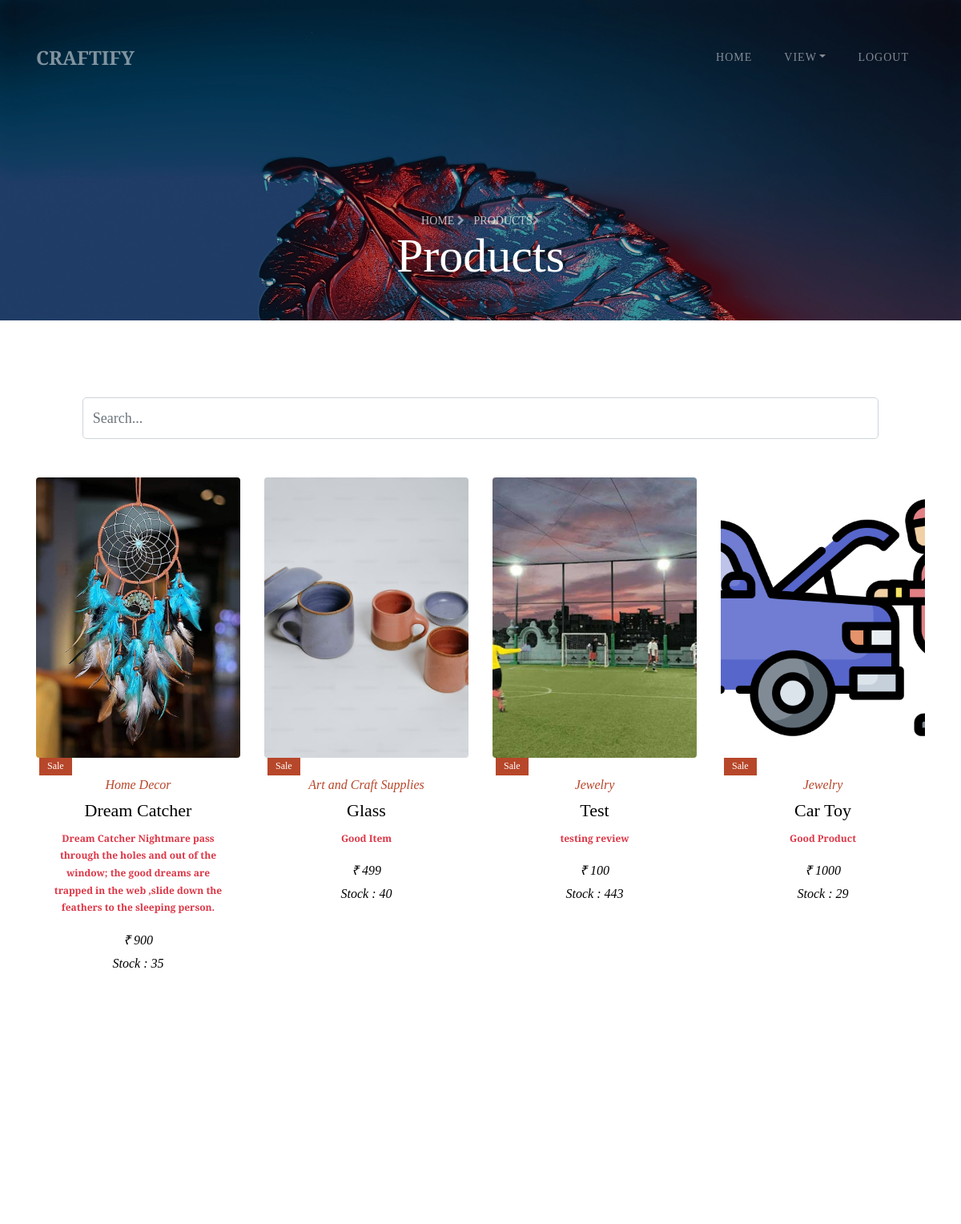
/adminViewProducts/ (upper part), run on an earlier commit of the app's database.
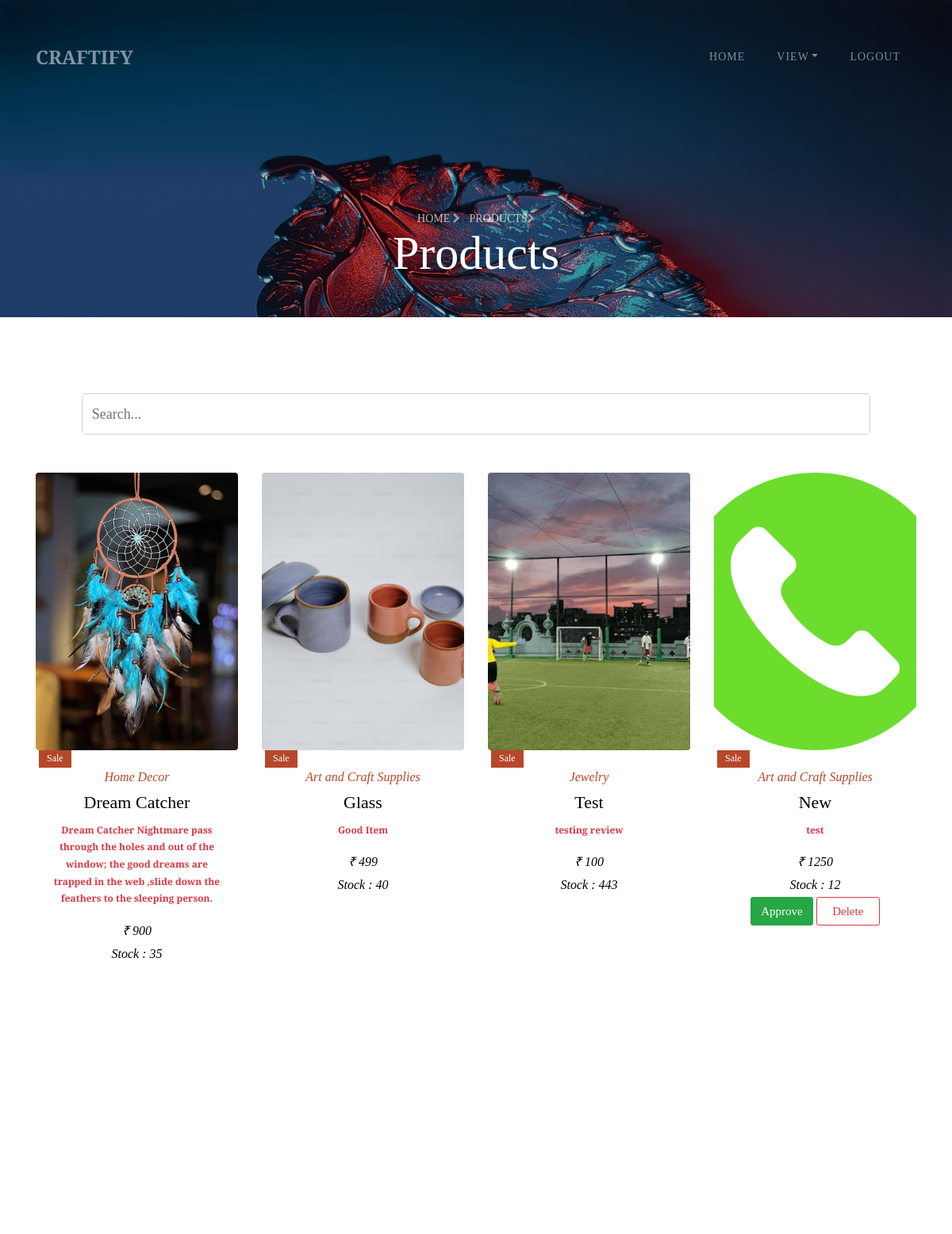
And on a later commit of the database.
### CraftifyApp/models.py (models this page shows, shortened)
class Products(models.Model):
    name = models.CharField(max_length=100)
    category = models.CharField(max_length=100)
    price = models.IntegerField()
    color = models.CharField(max_length=100)
    qty = models.IntegerField()
    image = models.ImageField(upload_to="image")
    image1 = models.ImageField(upload_to="image",null=True)
    image2 = models.ImageField(upload_to="image",null=True)
    desc = models.CharField(max_length=300)
    status = models.CharField(max_length=100, default="Pending")
    artistId = models.ForeignKey(Artist, on_delete=models.CASCADE, null=True)

### CraftifyApp/views.py (the view)
# urls.py: path("adminViewProducts/", views.adminViewProducts),
def adminViewProducts(request):
    productData = Products.objects.all()
    return render(request, "ADMIN/adminViewProducts.html", {"productData": productData})

### templates/ADMIN/adminViewProducts.html (shortened to what this page needs)
{% extends 'ADMIN/adminBase.html' %}
{% block header %}
<section class="hero-wrap hero-wrap-2" style="background-image: url('../static/images/bg_2.jpg');"
    data-stellar-background-ratio="0.5">
    <div class="overlay"></div>
    <div class="container">
        <div class="row no-gutters slider-text align-items-end justify-content-center">
            <div class="col-md-9 ftco-animate mb-5 text-center">
                <p class="breadcrumbs mb-0"><span class="mr-2"><a href="/userHome">Home <i
                                class="fa fa-chevron-right"></i></a></span> <span>Products<i
                            class="fa fa-chevron-right"></i></span></p>
                <h2 class="mb-0 bread">Products</h2>
            </div>
        </div>
    </div>
</section>
<section class="ftco-section">
    <div class="col-md-12 mb-5">
        <div class="search-box">
            <center> <input type="text" class="form-control" id="searchInput" style="width: 85%;"
                    placeholder="Search...">
            </center>
        </div>
    </div>
    <div class="container">
        <div class="row">
            {% for i in productData %}
            <div class="col-md-3 d-flex">
                <div class="product ftco-animate">
                    <div class="img d-flex align-items-center justify-content-center"
                        style="background-image: url(../static/media/{{i.image}});">
                    </div>
                    <div class="text text-center">
                        <span class="sale">Sale</span>
                        <span class="category">{{i.category}}</span>
                        <h2>{{i.name}}</h2>
                        <p style="font-size: 12px;font-weight: bold;" class="text-danger">{{i.desc}}</p>
                        <p class="mb-0"><span class="price">&#x20B9; {{i.price}}</span></p>
                        <p class="mb-0"><span class="price">Stock : {{i.qty}}</span></p>
                        {% if i.status == "Pending" %}
                        <a href="/approveProduct?id={{i.id}}" class="btn btn-success">Approve</a>
                        <a href="/admindeleteProduct?id={{i.id}}"
                            class="btn btn-outline-danger">&nbsp;&nbsp;Delete&nbsp;&nbsp;</a>
                        {% endif %}
                    </div>
                </div>
            </div>
            {% endfor %}
        </div>
    </div>
</section>
{% endblock %}

What changed in the data, as far as the page shows it:
removed Products: image (picture), category "Jewelry", name "Car Toy", desc "Good Product", price "1000", qty "29"
now on this page (row edited): Products: image (picture), category "Art and Craft Supplies", name "New", desc "test", price "1250", qty "12"
